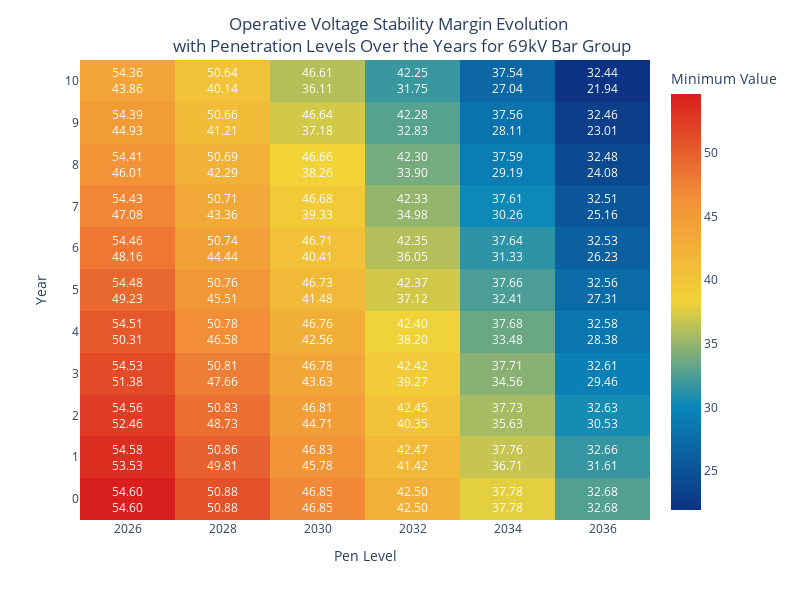

The notebook cell saved with this chart:
### Code cell
fig = make_heatmap_from_files(target_directory= r'Operative_VSMs_by_bar_069',
                              title= 'Operative Voltage Stability Margin Evolution <br> with Penetration Levels Over the Years for 69kV Bar Group')

fig.show()

### Figure 1 — Plotly figure (JSON) as saved in the notebook; plotly's stock layout.template omitted (floating-point values rounded to 4 significant figures)
{"data": [{"coloraxis": "coloraxis", "hovertemplate": "Pen Level: %{x}<br>Year: %{y}<br>Minimum Value: %{z}<extra></extra>", "name": "0", "type": "heatmap", "x": [2026, 2028, 2030, 2032, 2034, 2036], "xaxis": "x", "y": [10, 9, 8, 7, 6, 5, 4, 3, 2, 1, 0], "yaxis": "y", "z": [[54.6, 50.88, 46.85, 42.5, 37.78, 32.68], [53.53, 49.81, 45.78, 41.42, 36.71, 31.61], [52.46, 48.73, 44.71, 40.35, 35.63, 30.53], [51.38, 47.66, 43.63, 39.27, 34.56, 29.46], [50.31, 46.58, 42.56, 38.2, 33.48, 28.38], [49.23, 45.51, 41.48, 37.12, 32.41, 27.31], [48.16, 44.44, 40.41, 36.05, 31.33, 26.23], [47.08, 43.36, 39.33, 34.98, 30.26, 25.16], [46.01, 42.29, 38.26, 33.9, 29.19, 24.08], [44.93, 41.21, 37.18, 32.83, 28.11, 23.01], [43.86, 40.14, 36.11, 31.75, 27.04, 21.94]]}], "layout": {"annotations": [{"align": "left", "font": {"color": "white"}, "showarrow": false, "text": "54.36<br>43.86", "x": 2026, "y": 0}, {"align": "left", "font": {"color": "white"}, "showarrow": false, "text": "54.39<br>44.93", "x": 2026, "y": 1}, {"align": "left", "font": {"color": "white"}, "showarrow": false, "text": "54.41<br>46.01", "x": 2026, "y": 2}, {"align": "left", "font": {"color": "white"}, "showarrow": false, "text": "54.43<br>47.08", "x": 2026, "y": 3}, {"align": "left", "font": {"color": "white"}, "showarrow": false, "text": "54.46<br>48.16", "x": 2026, "y": 4}, {"align": "left", "font": {"color": "white"}, "showarrow": false, "text": "54.48<br>49.23", "x": 2026, "y": 5}, {"align": "left", "font": {"color": "white"}, "showarrow": false, "text": "54.51<br>50.31", "x": 2026, "y": 6}, {"align": "left", "font": {"color": "white"}, "showarrow": false, "text": "54.53<br>51.38", "x": 2026, "y": 7}, {"align": "left", "font": {"color": "white"}, "showarrow": false, "text": "54.56<br>52.46", "x": 2026, "y": 8}, {"align": "left", "font": {"color": "white"}, "showarrow": false, "text": "54.58<br>53.53", "x": 2026, "y": 9}, {"align": "left", "font": {"color": "white"}, "showarrow": false, "text": "54.60<br>54.60", "x": 2026, "y": 10}, {"align": "left", "font": {"color": "white"}, "showarrow": false, "text": "50.64<br>40.14", "x": 2028, "y": 0}, {"align": "left", "font": {"color": "white"}, "showarrow": false, "text": "50.66<br>41.21", "x": 2028, "y": 1}, {"align": "left", "font": {"color": "white"}, "showarrow": false, "text": "50.69<br>42.29", "x": 2028, "y": 2}, {"align": "left", "font": {"color": "white"}, "showarrow": false, "text": "50.71<br>43.36", "x": 2028, "y": 3}, {"align": "left", "font": {"color": "white"}, "showarrow": false, "text": "50.74<br>44.44", "x": 2028, "y": 4}, {"align": "left", "font": {"color": "white"}, "showarrow": false, "text": "50.76<br>45.51", "x": 2028, "y": 5}, {"align": "left", "font": {"color": "white"}, "showarrow": false, "text": "50.78<br>46.58", "x": 2028, "y": 6}, {"align": "left", "font": {"color": "white"}, "showarrow": false, "text": "50.81<br>47.66", "x": 2028, "y": 7}, {"align": "left", "font": {"color": "white"}, "showarrow": false, "text": "50.83<br>48.73", "x": 2028, "y": 8}, {"align": "left", "font": {"color": "white"}, "showarrow": false, "text": "50.86<br>49.81", "x": 2028, "y": 9}, {"align": "left", "font": {"color": "white"}, "showarrow": false, "text": "50.88<br>50.88", "x": 2028, "y": 10}, {"align": "left", "font": {"color": "white"}, "showarrow": false, "text": "46.61<br>36.11", "x": 2030, "y": 0}, {"align": "left", "font": {"color": "white"}, "showarrow": false, "text": "46.64<br>37.18", "x": 2030, "y": 1}, {"align": "left", "font": {"color": "white"}, "showarrow": false, "text": "46.66<br>38.26", "x": 2030, "y": 2}, {"align": "left", "font": {"color": "white"}, "showarrow": false, "text": "46.68<br>39.33", "x": 2030, "y": 3}, {"align": "left", "font": {"color": "white"}, "showarrow": false, "text": "46.71<br>40.41", "x": 2030, "y": 4}, {"align": "left", "font": {"color": "white"}, "showarrow": false, "text": "46.73<br>41.48", "x": 2030, "y": 5}, {"align": "left", "font": {"color": "white"}, "showarrow": false, "text": "46.76<br>42.56", "x": 2030, "y": 6}, {"align": "left", "font": {"color": "white"}, "showarrow": false, "text": "46.78<br>43.63", "x": 2030, "y": 7}, {"align": "left", "font": {"color": "white"}, "showarrow": false, "text": "46.81<br>44.71", "x": 2030, "y": 8}, {"align": "left", "font": {"color": "white"}, "showarrow": false, "text": "46.83<br>45.78", "x": 2030, "y": 9}, {"align": "left", "font": {"color": "white"}, "showarrow": false, "text": "46.85<br>46.85", "x": 2030, "y": 10}, {"align": "left", "font": {"color": "white"}, "showarrow": false, "text": "42.25<br>31.75", "x": 2032, "y": 0}, {"align": "left", "font": {"color": "white"}, "showarrow": false, "text": "42.28<br>32.83", "x": 2032, "y": 1}, {"align": "left", "font": {"color": "white"}, "showarrow": false, "text": "42.30<br>33.90", "x": 2032, "y": 2}, {"align": "left", "font": {"color": "white"}, "showarrow": false, "text": "42.33<br>34.98", "x": 2032, "y": 3}, {"align": "left", "font": {"color": "white"}, "showarrow": false, "text": "42.35<br>36.05", "x": 2032, "y": 4}, {"align": "left", "font": {"color": "white"}, "showarrow": false, "text": "42.37<br>37.12", "x": 2032, "y": 5}, {"align": "left", "font": {"color": "white"}, "showarrow": false, "text": "42.40<br>38.20", "x": 2032, "y": 6}, {"align": "left", "font": {"color": "white"}, "showarrow": false, "text": "42.42<br>39.27", "x": 2032, "y": 7}, {"align": "left", "font": {"color": "white"}, "showarrow": false, "text": "42.45<br>40.35", "x": 2032, "y": 8}, {"align": "left", "font": {"color": "white"}, "showarrow": false, "text": "42.47<br>41.42", "x": 2032, "y": 9}, {"align": "left", "font": {"color": "white"}, "showarrow": false, "text": "42.50<br>42.50", "x": 2032, "y": 10}, {"align": "left", "font": {"color": "white"}, "showarrow": false, "text": "37.54<br>27.04", "x": 2034, "y": 0}, {"align": "left", "font": {"color": "white"}, "showarrow": false, "text": "37.56<br>28.11", "x": 2034, "y": 1}, {"align": "left", "font": {"color": "white"}, "showarrow": false, "text": "37.59<br>29.19", "x": 2034, "y": 2}, {"align": "left", "font": {"color": "white"}, "showarrow": false, "text": "37.61<br>30.26", "x": 2034, "y": 3}, {"align": "left", "font": {"color": "white"}, "showarrow": false, "text": "37.64<br>31.33", "x": 2034, "y": 4}, {"align": "left", "font": {"color": "white"}, "showarrow": false, "text": "37.66<br>32.41", "x": 2034, "y": 5}, {"align": "left", "font": {"color": "white"}, "showarrow": false, "text": "37.68<br>33.48", "x": 2034, "y": 6}, {"align": "left", "font": {"color": "white"}, "showarrow": false, "text": "37.71<br>34.56", "x": 2034, "y": 7}, {"align": "left", "font": {"color": "white"}, "showarrow": false, "text": "37.73<br>35.63", "x": 2034, "y": 8}, {"align": "left", "font": {"color": "white"}, "showarrow": false, "text": "37.76<br>36.71", "x": 2034, "y": 9}, {"align": "left", "font": {"color": "white"}, "showarrow": false, "text": "37.78<br>37.78", "x": 2034, "y": 10}, {"align": "left", "font": {"color": "white"}, "showarrow": false, "text": "32.44<br>21.94", "x": 2036, "y": 0}, {"align": "left", "font": {"color": "white"}, "showarrow": false, "text": "32.46<br>23.01", "x": 2036, "y": 1}, {"align": "left", "font": {"color": "white"}, "showarrow": false, "text": "32.48<br>24.08", "x": 2036, "y": 2}, {"align": "left", "font": {"color": "white"}, "showarrow": false, "text": "32.51<br>25.16", "x": 2036, "y": 3}, {"align": "left", "font": {"color": "white"}, "showarrow": false, "text": "32.53<br>26.23", "x": 2036, "y": 4}, {"align": "left", "font": {"color": "white"}, "showarrow": false, "text": "32.56<br>27.31", "x": 2036, "y": 5}, {"align": "left", "font": {"color": "white"}, "showarrow": false, "text": "32.58<br>28.38", "x": 2036, "y": 6}, {"align": "left", "font": {"color": "white"}, "showarrow": false, "text": "32.61<br>29.46", "x": 2036, "y": 7}, {"align": "left", "font": {"color": "white"}, "showarrow": false, "text": "32.63<br>30.53", "x": 2036, "y": 8}, {"align": "left", "font": {"color": "white"}, "showarrow": false, "text": "32.66<br>31.61", "x": 2036, "y": 9}, {"align": "left", "font": {"color": "white"}, "showarrow": false, "text": "32.68<br>32.68", "x": 2036, "y": 10}], "coloraxis": {"colorbar": {"title": {"text": "Minimum Value"}}, "colorscale": [[0, "rgb(12,51,131)"], [0.25, "rgb(10,136,186)"], [0.5, "rgb(242,211,56)"], [0.75, "rgb(242,143,56)"], [1, "rgb(217,30,30)"]]}, "height": 600, "margin": {"t": 60}, "title": {"text": "Operative Voltage Stability Margin Evolution <br> with Penetration Levels Over the Years for 69kV Bar Group", "x": 0.5}, "width": 800, "xaxis": {"anchor": "y", "domain": [0, 1], "ticktext": [2026, 2028, 2030, 2032, 2034, 2036], "tickvals": [2026, 2028, 2030, 2032, 2034, 2036], "title": {"text": "Pen Level"}}, "yaxis": {"anchor": "x", "autorange": "reversed", "domain": [0, 1], "ticktext": [10, 9, 8, 7, 6, 5, 4, 3, 2, 1, 0], "tickvals": [0, 1, 2, 3, 4, 5, 6, 7, 8, 9, 10], "title": {"text": "Year"}}}}
